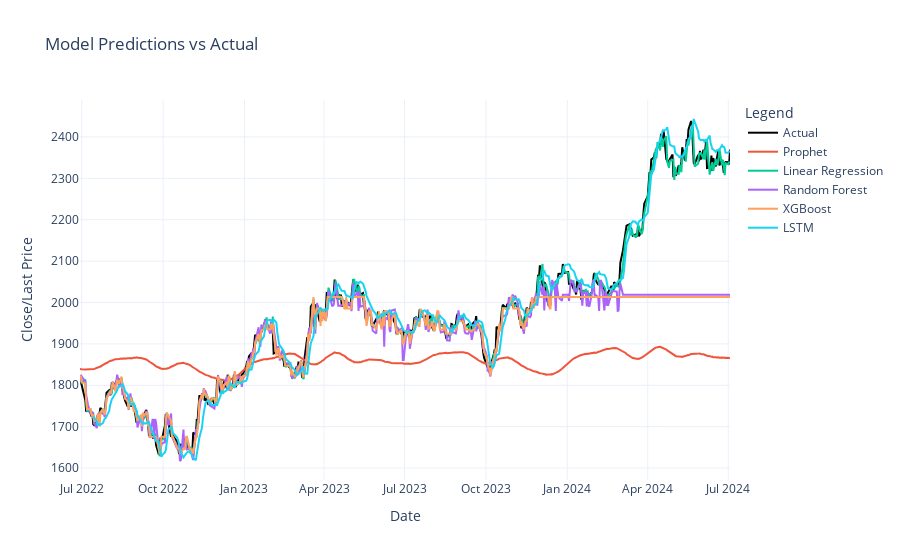

The notebook cell saved with this chart:
### Markdown cell above
### 8.1.3. Interactive Graph of Predictions vs Actual Test values

### Code cell
import plotly.graph_objects as go

def plot_predictions(test, predictions):
    fig = go.Figure()

    # Add actual values
    fig.add_trace(go.Scatter(x=test.index, y=test.values, mode='lines', name='Actual', line=dict(color='black')))

    # Add predictions for each model
    for model_name, y_pred in predictions.items():
        if len(y_pred) < len(test):
            x_values = test.index[-len(y_pred):]
        else:
            x_values = test.index
        fig.add_trace(go.Scatter(x=x_values, y=y_pred.flatten(), mode='lines', name=model_name))

    # Update layout
    fig.update_layout(
        title='Model Predictions vs Actual',
        xaxis_title='Date',
        yaxis_title='Close/Last Price',
        legend_title='Legend',
        template='plotly_white'
    )

    fig.show()

plot_predictions(test['Close/Last'], predictions)

### Figure 1 — Plotly figure (JSON) as saved in the notebook; plotly's stock layout.template omitted (floating-point values rounded to 4 significant figures; data arrays with more than 128 entries replaced by an {"elided": "..."} marker saying what was removed)
{"data": [{"line": {"color": "black"}, "mode": "lines", "name": "Actual", "type": "scatter", "x": {"elided": "503 str values"}, "y": {"elided": "503 float values"}}, {"mode": "lines", "name": "Prophet", "type": "scatter", "visible": true, "x": {"elided": "503 str values"}, "y": {"elided": "503 float values"}}, {"mode": "lines", "name": "Linear Regression", "type": "scatter", "visible": true, "x": {"elided": "503 str values"}, "y": {"elided": "503 float values"}}, {"mode": "lines", "name": "Random Forest", "type": "scatter", "visible": true, "x": {"elided": "503 str values"}, "y": {"elided": "503 float values"}}, {"mode": "lines", "name": "XGBoost", "type": "scatter", "visible": true, "x": {"elided": "503 str values"}, "y": {"elided": "503 float values"}}, {"mode": "lines", "name": "LSTM", "type": "scatter", "visible": true, "x": {"elided": "493 str values"}, "y": {"elided": "493 float values"}}], "layout": {"autosize": true, "legend": {"title": {"text": "Legend"}}, "title": {"text": "Model Predictions vs Actual"}, "xaxis": {"autorange": true, "range": ["2022-06-29", "2024-07-03"], "showspikes": false, "title": {"text": "Date"}, "type": "date"}, "yaxis": {"autorange": true, "range": [1571.0, 2489.0], "showspikes": false, "title": {"text": "Close/Last Price"}, "type": "linear"}}}
